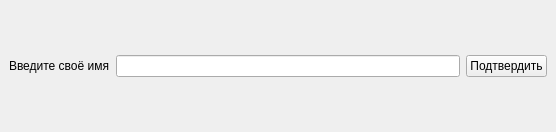
<?xml version="1.0" encoding="UTF-8"?>
<ui version="4.0">
 <class>MainWindow</class>
 <widget class="QMainWindow" name="MainWindow">
  <property name="geometry">
   <rect>
    <x>0</x>
    <y>0</y>
    <width>556</width>
    <height>132</height>
   </rect>
  </property>
  <property name="windowTitle">
   <string>MainWindow</string>
  </property>
  <widget class="QWidget" name="centralwidget">
   <layout class="QHBoxLayout" name="horizontalLayout">
    <item>
     <widget class="QLabel" name="label">
      <property name="text">
       <string>Введите своё имя</string>
      </property>
     </widget>
    </item>
    <item>
     <widget class="QLineEdit" name="lineEdit"/>
    </item>
    <item>
     <widget class="QPushButton" name="pushButton">
      <property name="text">
       <string>Подтвердить</string>
      </property>
     </widget>
    </item>
   </layout>
  </widget>
 </widget>
 <resources/>
 <connections/>
</ui>
